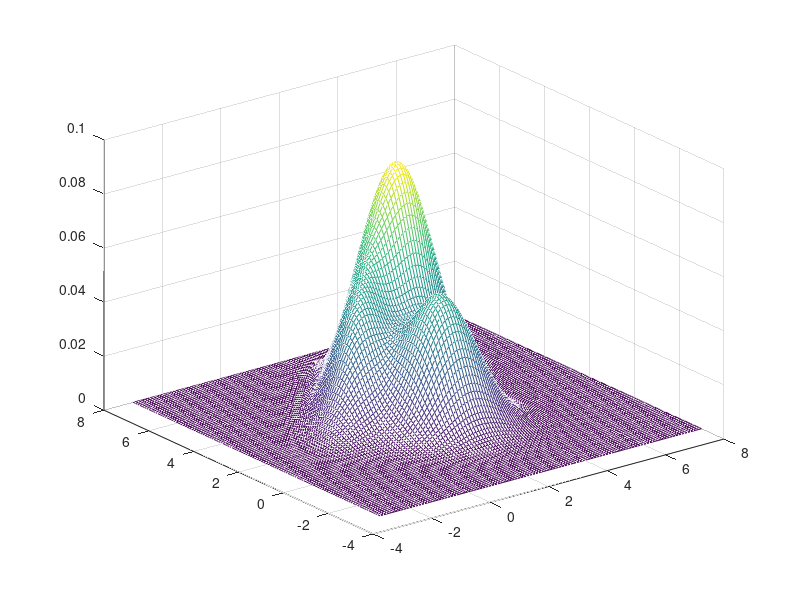
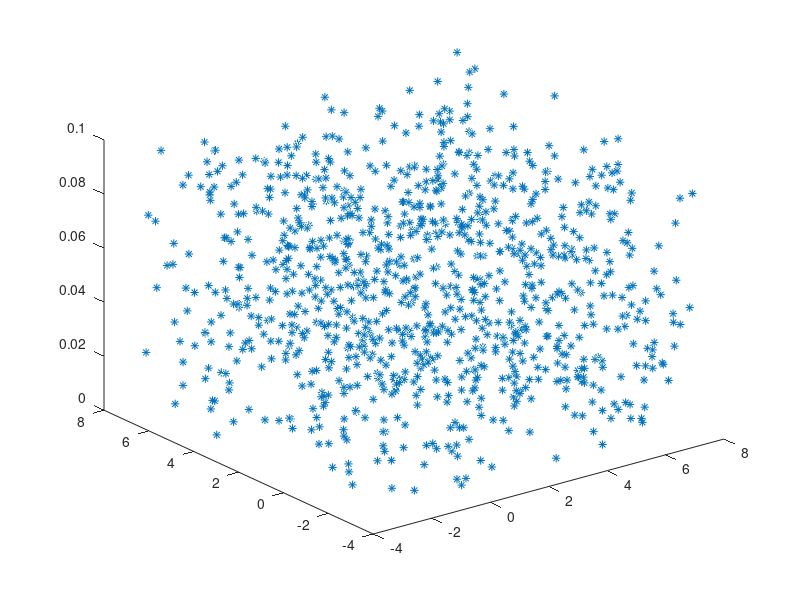
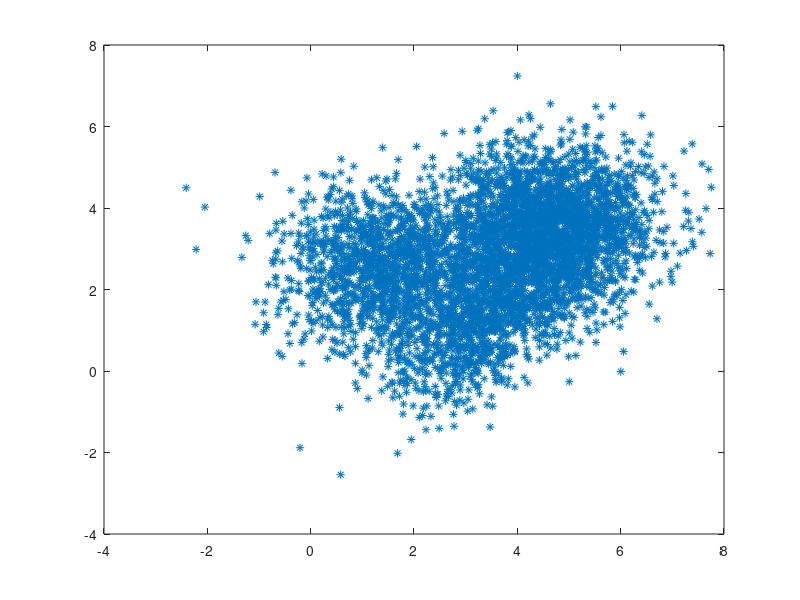

MATLAB code to generate these figures, in order: (Note: this script raises an error after producing the figures.)
% mothed
% git add .
% git commit -m
% git push -u origin master
% 
% test EM_GMM demo
% 参考网址， https://blog.csdn.net/qq_23968185/article/details/70940197
% GMM-EM算法
%% generate data
alpha = [0.3, 0.2, 0.5];
mu = zeros(2, 3);
sigma = zeros(2, 2, 3);
mu(:, 1) = [1.5; 2.5];
mu(:, 2) = [3.5; 1.2];
mu(:, 3) = [4.6; 3.5];
sigma(:,:, 1) = [1.0, 0.0;0.0 1.0];
sigma(:,:, 2) = [1.0, 0.6;0.6 1.0];
sigma(:,:, 3) = [1.0, 0.1;0.1 1.0];

x = -3:0.1:8;
y = -3:0.1:8;
prob = zeros(length(x), length(y));
for i = 1:length(x)
    for j = 1:length(y)
        for k = 1:3
            d1 = det(sigma(:,:, k));
            d2 = inv(sigma(:,:, k));
            vecx = [x(i); y(j)];
            d3 = -0.5*(vecx-mu(:, k)).'*d2*(vecx-mu(:, k));
            prob(i, j) = prob(i, j) + alpha(k)*1/sqrt((2*pi)^2*d1)*exp(d3);
        end
    end
end
figure; mesh(y, x, prob); shading interp;

dx = -3 + (3+8)*rand(1000, 1);
dy = -3 + (3+8)*rand(1000, 1);
dz = 0.1*rand(1000, 1);
figure; plot3(dx, dy, dz, '*');
X = []; ind = 0;
while ind<=5000 
    probxy = 0.0;
    dx = -3 + (3+8)*rand(1, 1);
    dy = -3 + (3+8)*rand(1, 1);
    dz = 0.1*rand(1, 1);
    for k = 1:3
        d1 = det(sigma(:,:, k));
        d2 = inv(sigma(:,:, k));
        vecx = [dx; dy];
        d3 = -0.5*(vecx-mu(:, k)).'*d2*(vecx-mu(:, k));
        probxy = probxy + alpha(k)*1/sqrt((2*pi)^2*d1)*exp(d3);
    end
    
    if (dz<=probxy)
        ind = ind + 1;
        X(ind, :) = [dx, dy];
    end
    disp(ind);
end

figure; plot(X(:, 1), X(:, 2), '*');

%% processing data
% row = dimension, column = samples
init = 3;
[label, model, llh] = mixGaussEm(X.', init);


% % 多维高斯分布模型-随机数的产生，这样生成有问题
% r1 = mvnrnd(mu(:, 1).', sigma(:,:, 1), 1000);
% r2 = mvnrnd(mu(:, 2).', sigma(:,:, 2), 1000);
% r3 = mvnrnd(mu(:, 3).', sigma(:,:, 3), 1000);
% figure; 
% plot(r1(:, 1), r1(:, 2), '+');
% hold on;
% plot(r2(:, 1), r2(:, 2), '*');
% plot(r3(:, 1), r3(:, 2), 'o');

